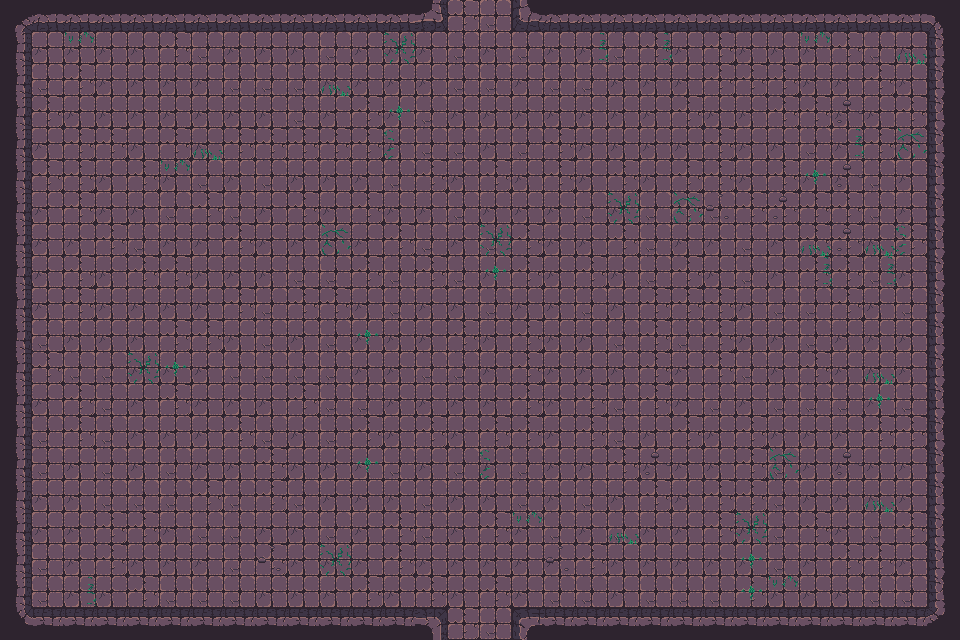

This game map was drawn from its Tiled (.tmx) file and the tilesets committed beside it. A one-line description and the full map source follow:
An orthogonal 30x20 tile map with 32x32 px tiles, 3 tile layers (Walls, Decor, Items), 2 tilesets and 58 objects.

<map version="1.10" tiledversion="1.11.2" orientation="orthogonal" renderorder="right-down" width="30" height="20" tilewidth="32" tileheight="32" infinite="0" nextlayerid="3" nextobjectid="1">
    <tileset firstgid="1" name="Town Tileset" tilewidth="32" tileheight="32" tilecount="64" columns="8">
        <image source="../../../tiles/World H Tileset.png" trans="ff00ff" width="256" height="256" />
        <tile id="4">
            <objectgroup draworder="index" id="2">
                <object id="1" x="0" y="0" width="32" height="32" />
            </objectgroup>
        </tile>
        <tile id="5">
            <objectgroup draworder="index" id="2">
                <object id="1" x="0" y="0" width="32" height="32" />
            </objectgroup>
        </tile>
        <tile id="6">
            <objectgroup draworder="index" id="2">
                <object id="1" x="0" y="0" width="32" height="32" />
            </objectgroup>
        </tile>
        <tile id="7">
            <objectgroup draworder="index" id="2">
                <object id="1" x="0" y="0" width="32" height="32" />
            </objectgroup>
        </tile>
        <tile id="8">
            <objectgroup draworder="index" id="2">
                <object id="1" x="0" y="0" width="32" height="32" />
            </objectgroup>
        </tile>
        <tile id="10">
            <objectgroup draworder="index" id="2">
                <object id="1" x="0" y="32" width="32" height="0" />
            </objectgroup>
        </tile>
        <tile id="11">
            <objectgroup draworder="index" id="2">
                <object id="1" x="0" y="32" width="32" height="0" />
                <object id="2" x="32" y="0" width="0" height="32" />
            </objectgroup>
        </tile>
        <tile id="12">
            <objectgroup draworder="index" id="2">
                <object id="1" x="32" y="0" width="0" height="32" />
            </objectgroup>
        </tile>
        <tile id="13">
            <objectgroup draworder="index" id="2">
                <object id="1" x="0" y="32" width="32" height="0" />
                <object id="2" x="0" y="32" width="32" height="0" />
                <object id="3" x="0" y="0" width="0" height="32" />
            </objectgroup>
        </tile>
        <tile id="14">
            <objectgroup draworder="index" id="2">
                <object id="1" x="0" y="0" width="0" height="32" />
            </objectgroup>
        </tile>
        <tile id="16">
            <objectgroup draworder="index" id="2">
                <object id="1" x="0" y="0" width="32" height="32" />
            </objectgroup>
        </tile>
        <tile id="24">
            <objectgroup draworder="index" id="2">
                <object id="1" x="0" y="0" width="32" height="32" />
            </objectgroup>
        </tile>
    </tileset>
    <tileset firstgid="65" name="Dungeon Crawler Tileset" tilewidth="32" tileheight="32" tilecount="100" columns="10">
        <image source="../../../tiles/Dungeon_Tile.png" trans="" width="320" height="320" />
        <tile id="2">
            <objectgroup draworder="index" id="2">
                <object id="1" x="0" y="0" width="32" height="32" />
            </objectgroup>
        </tile>
        <tile id="3">
            <objectgroup draworder="index" id="2">
                <object id="1" x="0" y="0" width="32" height="32" />
            </objectgroup>
        </tile>
        <tile id="4">
            <objectgroup draworder="index" id="2">
                <object id="1" x="0" y="0" width="32" height="32" />
            </objectgroup>
        </tile>
        <tile id="5">
            <objectgroup draworder="index" id="2">
                <object id="1" x="0" y="0" width="32" height="32" />
            </objectgroup>
        </tile>
        <tile id="6">
            <objectgroup draworder="index" id="2">
                <object id="1" x="0" y="0" width="32" height="32" />
            </objectgroup>
        </tile>
        <tile id="8">
            <objectgroup draworder="index" id="2">
                <object id="1" x="0" y="0" width="32" height="32" />
            </objectgroup>
        </tile>
        <tile id="12">
            <objectgroup draworder="index" id="2">
                <object id="1" x="0" y="0" width="32" height="32" />
            </objectgroup>
        </tile>
        <tile id="13">
            <objectgroup draworder="index" id="2">
                <object id="1" x="0" y="0" width="32" height="32" />
            </objectgroup>
        </tile>
        <tile id="14">
            <objectgroup draworder="index" id="2">
                <object id="1" x="0" y="0" width="32" height="32" />
            </objectgroup>
        </tile>
        <tile id="15">
            <objectgroup draworder="index" id="2">
                <object id="1" x="0" y="0" width="32" height="32" />
            </objectgroup>
        </tile>
        <tile id="16">
            <objectgroup draworder="index" id="2">
                <object id="1" x="0" y="0" width="32" height="32" />
            </objectgroup>
        </tile>
        <tile id="18">
            <objectgroup draworder="index" id="2">
                <object id="1" x="0" y="0" width="32" height="32" />
            </objectgroup>
        </tile>
        <tile id="22">
            <objectgroup draworder="index" id="2">
                <object id="1" x="0" y="0" width="32" height="32" />
            </objectgroup>
        </tile>
        <tile id="23">
            <objectgroup draworder="index" id="2">
                <object id="1" x="0" y="0" width="32" height="32" />
            </objectgroup>
        </tile>
        <tile id="24">
            <objectgroup draworder="index" id="2">
                <object id="1" x="0" y="0" width="32" height="32" />
            </objectgroup>
        </tile>
        <tile id="25">
            <objectgroup draworder="index" id="2">
                <object id="1" x="0" y="0" width="32" height="32" />
            </objectgroup>
        </tile>
        <tile id="26">
            <objectgroup draworder="index" id="2">
                <object id="1" x="0" y="0" width="32" height="32" />
            </objectgroup>
        </tile>
        <tile id="28">
            <objectgroup draworder="index" id="2">
                <object id="1" x="0" y="0" width="32" height="32" />
            </objectgroup>
        </tile>
        <tile id="32">
            <objectgroup draworder="index" id="2">
                <object id="1" x="0" y="0" width="32" height="32" />
            </objectgroup>
        </tile>
        <tile id="33">
            <objectgroup draworder="index" id="2">
                <object id="1" x="0" y="0" width="32" height="32" />
            </objectgroup>
        </tile>
        <tile id="34">
            <objectgroup draworder="index" id="2">
                <object id="1" x="0" y="0" width="32" height="32" />
            </objectgroup>
        </tile>
        <tile id="35">
            <objectgroup draworder="index" id="2">
                <object id="1" x="0" y="0" width="32" height="32" />
            </objectgroup>
        </tile>
        <tile id="36">
            <objectgroup draworder="index" id="2">
                <object id="1" x="0" y="0" width="32" height="32" />
            </objectgroup>
        </tile>
        <tile id="38">
            <objectgroup draworder="index" id="2">
                <object id="1" x="0" y="0" width="32" height="32" />
            </objectgroup>
        </tile>
        <tile id="42">
            <objectgroup draworder="index" id="2">
                <object id="1" x="0" y="0" width="32" height="32" />
            </objectgroup>
        </tile>
        <tile id="43">
            <objectgroup draworder="index" id="2">
                <object id="1" x="0" y="0" width="32" height="32" />
            </objectgroup>
        </tile>
        <tile id="44">
            <objectgroup draworder="index" id="2">
                <object id="1" x="0" y="0" width="32" height="32" />
            </objectgroup>
        </tile>
        <tile id="45">
            <objectgroup draworder="index" id="2">
                <object id="1" x="0" y="0" width="32" height="32" />
            </objectgroup>
        </tile>
        <tile id="46">
            <objectgroup draworder="index" id="2">
                <object id="1" x="0" y="0" width="32" height="32" />
            </objectgroup>
        </tile>
        <tile id="48">
            <objectgroup draworder="index" id="2">
                <object id="1" x="0" y="0" width="32" height="32" />
            </objectgroup>
        </tile>
        <tile id="52">
            <objectgroup draworder="index" id="2">
                <object id="1" x="0" y="0" width="32" height="32" />
            </objectgroup>
        </tile>
        <tile id="53">
            <objectgroup draworder="index" id="2">
                <object id="1" x="0" y="0" width="32" height="32" />
            </objectgroup>
        </tile>
        <tile id="54">
            <objectgroup draworder="index" id="2">
                <object id="1" x="0" y="0" width="32" height="32" />
            </objectgroup>
        </tile>
        <tile id="55">
            <objectgroup draworder="index" id="2">
                <object id="1" x="0" y="0" width="32" height="32" />
            </objectgroup>
        </tile>
        <tile id="56">
            <objectgroup draworder="index" id="2">
                <object id="1" x="0" y="0" width="32" height="32" />
            </objectgroup>
        </tile>
        <tile id="58">
            <objectgroup draworder="index" id="2">
                <object id="1" x="0" y="0" width="32" height="32" />
            </objectgroup>
        </tile>
        <tile id="62">
            <objectgroup draworder="index" id="2">
                <object id="1" x="0" y="0" width="32" height="32" />
            </objectgroup>
        </tile>
        <tile id="63">
            <objectgroup draworder="index" id="2">
                <object id="1" x="0" y="0" width="32" height="32" />
            </objectgroup>
        </tile>
        <tile id="64">
            <objectgroup draworder="index" id="2">
                <object id="1" x="0" y="0" width="32" height="32" />
            </objectgroup>
        </tile>
        <tile id="65">
            <objectgroup draworder="index" id="2">
                <object id="1" x="0" y="0" width="32" height="32" />
            </objectgroup>
        </tile>
        <tile id="66">
            <objectgroup draworder="index" id="2">
                <object id="1" x="0" y="0" width="32" height="32" />
            </objectgroup>
        </tile>
        <tile id="68">
            <objectgroup draworder="index" id="2">
                <object id="1" x="0" y="0" width="32" height="32" />
            </objectgroup>
        </tile>
        <tile id="80">
            <objectgroup draworder="index" id="2">
                <object id="1" x="0" y="0" width="32" height="32" />
            </objectgroup>
        </tile>
    </tileset>
    <layer id="1" name="Walls" width="30" height="20">
        <data encoding="csv">
67,68,68,68,68,68,68,68,68,68,68,68,68,103,65,66,100,68,68,68,68,68,68,68,68,68,68,68,68,69,
77,75,75,75,75,65,66,75,75,75,66,75,75,75,66,75,66,75,75,66,65,75,65,75,75,75,65,66,75,79,
77,66,65,75,75,75,75,66,66,66,75,75,75,75,66,66,75,66,66,75,75,75,65,65,65,75,75,65,75,79,
77,65,75,75,75,75,75,75,75,66,75,65,75,66,75,75,75,75,75,75,75,65,75,75,65,65,75,75,65,79,
77,75,65,65,75,65,75,65,65,65,65,65,75,66,66,75,66,65,75,75,75,75,65,75,75,66,75,65,75,79,
77,65,65,75,65,75,66,75,66,75,75,75,66,65,75,65,75,65,75,65,75,65,65,75,65,75,75,66,75,79,
77,75,65,75,75,66,65,66,75,65,75,65,75,75,66,75,75,75,66,75,66,65,66,65,65,65,65,66,75,79,
77,75,75,65,66,75,75,65,75,75,75,75,65,66,75,66,65,75,75,65,66,75,75,66,75,65,65,75,65,79,
77,75,65,75,65,65,75,75,75,66,66,65,66,65,66,75,65,75,65,75,66,65,75,66,75,65,65,66,75,79,
77,75,65,75,75,75,75,65,66,65,65,75,66,75,75,66,75,75,66,75,65,65,65,75,66,66,65,75,66,79,
77,66,75,75,75,65,65,75,66,75,66,75,75,75,65,75,65,75,75,66,65,66,65,75,75,66,75,75,75,79,
77,65,66,66,75,75,75,66,66,66,66,75,75,66,66,75,65,75,75,75,65,75,65,66,75,65,75,75,75,79,
77,75,65,66,75,65,75,75,75,65,66,66,75,75,75,75,65,75,65,66,65,75,66,75,66,66,66,75,66,79,
77,66,65,66,75,75,75,65,66,75,66,65,75,65,75,65,65,75,65,66,75,65,75,65,75,75,75,65,65,79,
77,66,75,66,75,66,75,75,65,75,75,75,66,75,66,75,66,75,75,65,75,75,75,65,66,75,75,75,75,79,
77,75,75,66,66,66,65,66,65,66,75,75,75,66,75,75,66,75,66,75,65,75,65,65,66,75,75,75,75,79,
77,75,75,65,65,75,66,66,75,75,66,75,65,66,75,65,75,66,75,66,75,75,65,75,66,65,75,66,65,79,
77,66,75,65,75,75,75,66,65,75,75,75,65,75,75,75,75,75,65,75,75,75,75,75,66,75,65,65,75,79,
77,66,75,75,65,66,66,66,75,75,75,65,75,65,75,65,75,66,66,75,66,66,66,65,75,75,75,66,66,79,
87,88,88,88,88,88,88,88,88,88,88,88,88,73,65,66,70,88,88,88,88,88,88,88,88,88,88,88,88,89
        </data>
    </layer>
    <layer id="1" name="Decor" width="30" height="20">
        <data encoding="csv">
133,133,133,133,133,133,133,133,133,133,133,133,133,133,133,133,133,133,133,133,133,133,133,133,133,133,133,133,133,133,
133,133,138,133,133,133,133,133,133,133,133,133,125,133,133,133,133,133,140,133,140,133,133,133,133,138,133,133,137,133,
133,133,133,133,133,133,133,133,133,133,137,133,133,133,133,133,133,133,133,133,133,133,136,133,133,133,133,136,133,133,
133,133,133,133,133,136,133,133,133,133,133,133,135,133,136,133,133,133,133,133,133,133,133,133,133,133,115,133,133,133,
133,133,133,133,133,133,137,133,133,133,133,133,139,133,133,133,133,133,133,133,133,133,133,133,133,133,140,133,126,133,
133,133,133,133,133,138,133,133,133,133,133,133,133,136,133,136,133,133,133,133,133,133,133,133,133,135,115,133,133,133,
133,133,133,133,133,133,133,133,133,133,133,133,133,133,133,133,133,133,133,125,133,126,116,133,115,133,133,133,133,133,
133,133,133,133,133,133,133,133,133,133,126,133,133,133,133,125,133,133,133,133,133,133,133,133,133,137,115,137,139,133,
133,133,133,133,133,133,133,133,133,133,133,133,133,133,133,135,133,133,133,133,133,133,133,133,133,140,133,140,133,133,
133,133,133,133,133,133,133,133,133,133,133,133,133,133,133,133,133,133,133,133,133,133,133,133,133,133,133,133,133,133,
133,133,133,133,133,133,133,133,133,133,133,135,133,133,133,133,133,133,133,133,133,133,133,133,133,133,133,133,133,133,
133,133,133,133,125,135,133,133,133,133,133,133,133,133,133,133,133,133,133,133,133,133,133,133,133,133,133,137,133,133,
133,133,133,133,133,133,133,133,133,133,133,133,133,133,133,133,133,133,133,133,133,133,133,133,133,133,133,135,133,133,
133,133,133,133,133,133,133,133,133,133,133,133,133,133,133,133,133,133,133,133,133,133,133,133,133,133,133,133,133,133,
133,133,133,133,133,133,133,133,133,133,133,135,133,133,133,139,133,133,133,133,115,133,133,133,126,133,115,133,133,133,
133,133,133,133,133,133,133,133,133,133,133,133,133,133,133,133,133,133,133,133,133,133,133,133,133,133,133,137,133,133,
133,133,133,133,133,133,133,133,133,133,133,133,133,133,133,133,138,133,133,137,133,133,133,125,133,133,133,133,133,133,
133,133,133,133,133,133,133,133,116,133,125,133,133,133,133,133,133,116,133,133,133,133,133,135,133,133,133,133,133,133,
133,133,140,133,133,133,133,133,133,133,133,133,133,133,133,133,133,133,133,133,136,133,133,135,138,133,133,133,133,133,
133,133,133,133,133,133,133,133,133,133,133,133,133,133,133,133,133,133,133,133,133,133,133,133,133,133,133,133,133,133
        </data>
    </layer>
    <layer id="1" name="Items" width="30" height="20">
        <data encoding="csv">
133,133,133,133,133,133,133,133,133,133,133,133,133,133,133,133,133,133,133,133,133,133,133,133,133,133,133,133,133,133,
133,133,133,133,133,133,133,133,133,133,133,133,133,133,133,133,133,133,133,133,133,133,133,133,133,133,133,133,133,133,
133,133,133,133,133,133,133,133,133,133,133,133,133,133,133,133,133,133,133,133,133,133,133,133,133,133,133,133,133,133,
133,133,133,133,133,133,133,133,133,133,133,133,133,133,133,133,133,133,133,133,133,133,133,133,133,133,133,133,133,133,
133,133,133,133,133,133,133,133,133,133,133,133,133,133,133,133,133,133,133,133,133,133,133,133,133,133,133,133,133,133,
133,133,133,133,133,133,133,133,133,133,133,133,133,133,133,133,133,133,133,133,133,133,133,133,133,133,133,133,133,133,
133,133,133,133,133,133,133,133,133,133,133,133,133,133,133,133,133,133,133,133,133,133,133,133,133,133,133,133,133,133,
133,133,133,133,133,133,133,133,133,133,133,133,133,133,133,133,133,133,133,133,133,133,133,133,133,133,133,133,133,133,
133,133,133,133,133,133,133,133,133,133,133,133,133,133,133,133,133,133,133,133,133,133,133,133,133,133,133,133,133,133,
133,133,133,133,133,133,133,133,133,133,133,133,133,133,133,133,133,133,133,133,133,133,133,133,133,133,133,133,133,133,
133,133,133,133,133,133,133,133,133,133,133,133,133,133,133,133,133,133,133,133,133,133,133,133,133,133,133,133,133,133,
133,133,133,133,133,133,133,133,133,133,133,133,133,133,133,133,133,133,133,133,133,133,133,133,133,133,133,133,133,133,
133,133,133,133,133,133,133,133,133,133,133,133,133,133,133,133,133,133,133,133,133,133,133,133,133,133,133,133,133,133,
133,133,133,133,133,133,133,133,133,133,133,133,133,133,133,133,133,133,133,133,133,133,133,133,133,133,133,133,133,133,
133,133,133,133,133,133,133,133,133,133,133,133,133,133,133,133,133,133,133,133,133,133,133,133,133,133,133,133,133,133,
133,133,133,133,133,133,133,133,133,133,133,133,133,133,133,133,133,133,133,133,133,133,133,133,133,133,133,133,133,133,
133,133,133,133,133,133,133,133,133,133,133,133,133,133,133,133,133,133,133,133,133,133,133,133,133,133,133,133,133,133,
133,133,133,133,133,133,133,133,133,133,133,133,133,133,133,133,133,133,133,133,133,133,133,133,133,133,133,133,133,133,
133,133,133,133,133,133,133,133,133,133,133,133,133,133,133,133,133,133,133,133,133,133,133,133,133,133,133,133,133,133,
133,133,133,133,133,133,133,133,133,133,133,133,133,133,133,133,133,133,133,133,133,133,133,133,133,133,133,133,133,133
        </data>
    </layer>
</map>
